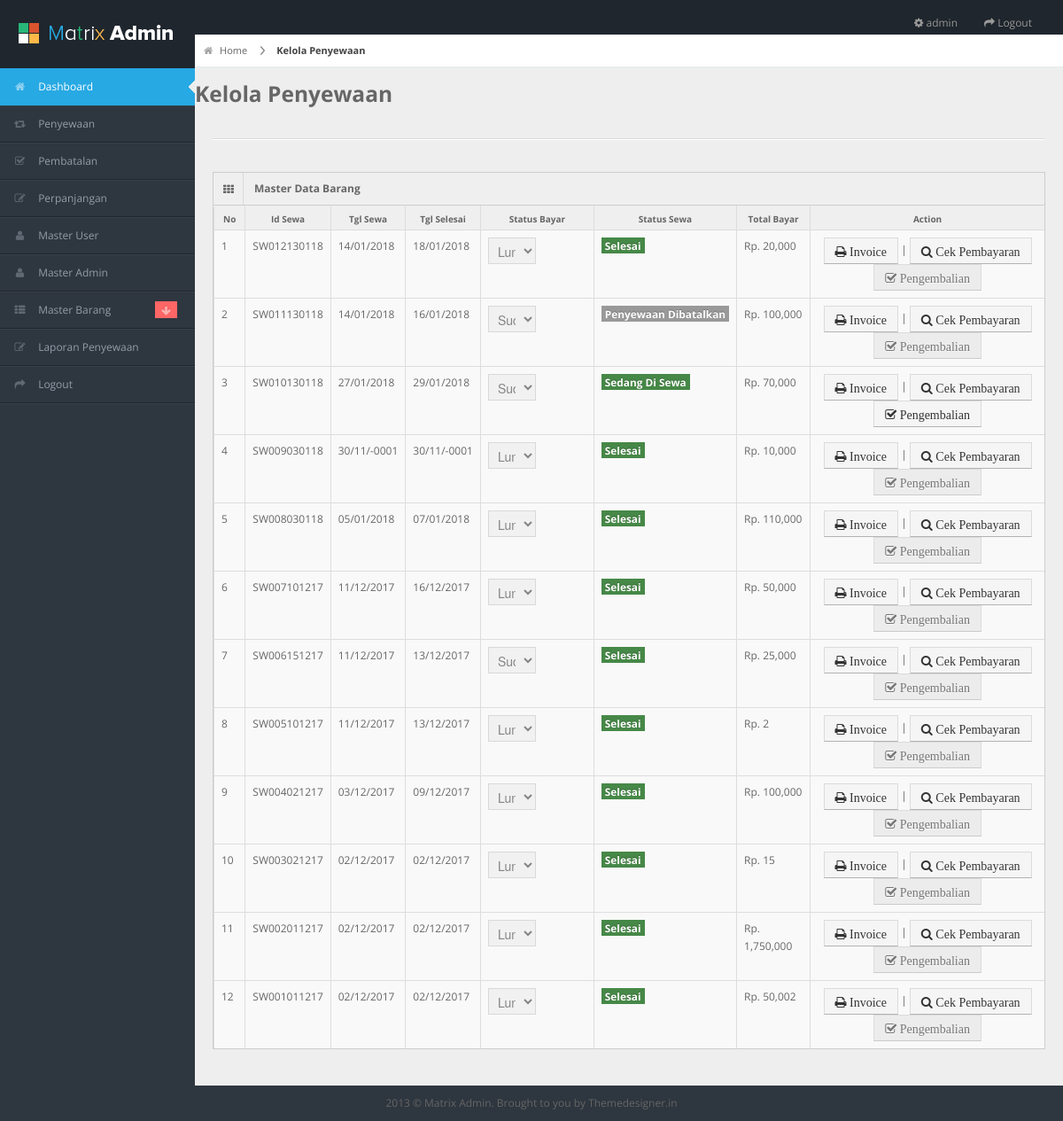
Before: /admin/pages/kelola_penyewaan.php (signed in) with the older database file.
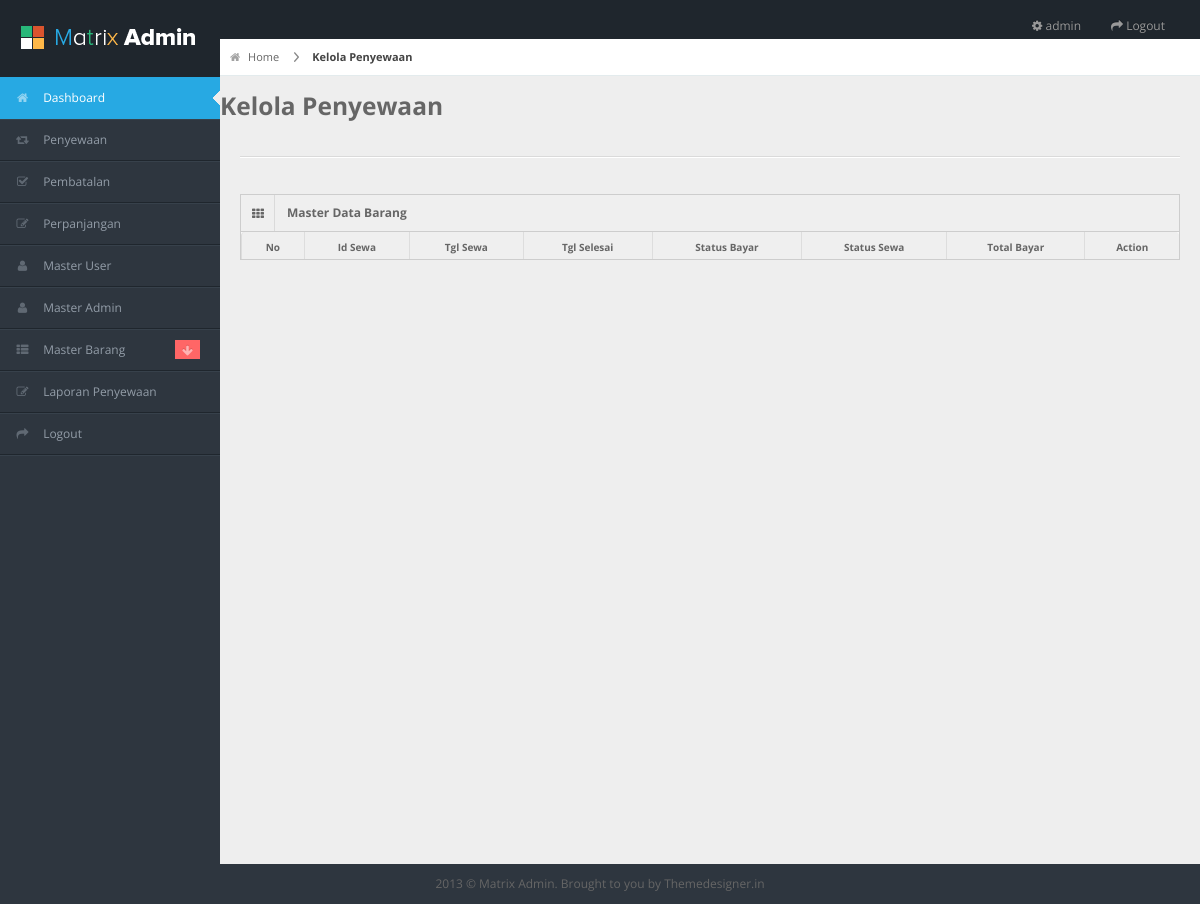
After: the same page with the newer database file.
### tables this page shows
CREATE TABLE IF NOT EXISTS `sewa` (
  `id_sewa` varchar(255) NOT NULL,
  `id_user` int(11) DEFAULT NULL,
  `tgl_sewa` date DEFAULT NULL,
  `tgl_selesai` date DEFAULT NULL,
  `tgl_expired` date DEFAULT NULL,
  `status_bayar` int(11) DEFAULT NULL,
  `status_sewa` int(11) DEFAULT NULL,
  `total_bayar` int(11) DEFAULT NULL,
  `dp` int(11) DEFAULT NULL
);

### admin/pages/kelola_penyewaan.php (the view, shortened to what this page needs)
<?php include 'header.php'; ?>
<?php include 'nav.php'; ?>
<div id="content">
	<div id="content-header">
		<div id="breadcrumb"> <a href="#" title="Go to Home" class="tip-bottom"><i class="icon-home"></i> Home</a> <a href="#" class="current">Kelola Penyewaan</a> </div>
		<h3>Kelola Penyewaan</h3>
	</div>
	<div class="container-fluid">
		<hr>
		<div class="row-fluid">
			<div class="widget-box">
				<div class="widget-title"> <span class="icon"><i class="icon-th"></i></span>
					<h5>Master Data Barang</h5>
				</div>
				<div class="widget-content nopadding">
					<table class="table table-bordered data-table">
						<thead>
							<tr>
								<th>No</th>
								<th>Id Sewa</th>
								<th>Tgl Sewa</th>
								<th>Tgl Selesai</th>
								<th>Status Bayar</th>
								<th>Status Sewa</th>
								<th>Total Bayar</th>
								<th>Action</th>
							</tr>
						</thead>
						<tbody>
							<?php
							$no=1;
							$dis_pengembalian = '';
							$stat = '';
							$sql = mysql_query("SELECT * FROM sewa,m_user WHERE sewa.id_user = m_user.id_user ORDER BY sewa.id_sewa DESC");
							while($row = mysql_fetch_array($sql)){
								if($row['status_sewa']==0){
									$stat = '';
									$dis_pengembalian = 'disabled';
									$status_sewa = '<span class="label label-warning"> Belum Sewa </span>';
								}else if($row['status_sewa']==1){
									$stat = '';
									$dis_pengembalian = 'disabled';
									$status_sewa = '<span class="label label-info"> Menunggu Konfirmasi </span>';
								}else if($row['status_sewa']==2){
									$stat = 'pengembalian.php?id_sewa='.$row['id_sewa'].'';
									$dis_pengembalian = '';
									$status_sewa = '<span class="label label-success"> Sedang Di Sewa </span>';
								}else if($row['status_sewa']==3){
									$stat = '';
									$dis_pengembalian = 'disabled';
									$status_sewa = '<span class="label label-success"> Selesai </span>';
								}else if($row['status_sewa']==4){
									$status_sewa = '<span class="label label-info"> Proses Perpanjang </span>';
								}else if($row['status_sewa']==5){
									$stat = 'pengembalian.php?id_sewa='.$row['id_sewa'].'';
									$status_sewa = '<span class="label label-success"> Penyewaan Di Perpanjang </span>';
								}else if($row['status_sewa']==7){
									$stat = '';
									$dis_pengembalian = 'disabled';
									$status_sewa = '<span class="label label-warning"> Proses Pembatalan </span>';
								}else if($row['status_sewa']==12){
									$stat = '';
									$dis_pengembalian = 'disabled';
									$status_sewa = '<span class="label label-danger"> Penyewaan Dibatalkan </span>';
								}
								?>
								<tr>
									<form action="" method="POST">
										<td><?php echo $no; ?></td>
										<td><?php echo $row['id_sewa']; ?></td>
										<td><?php echo date('d/m/Y',strtotime($row['tgl_sewa'])); ?></td>
										<td><?php echo date('d/m/Y',strtotime($row['tgl_selesai'])); ?></td>
										<td>
											<?php
											if($row['status_bayar']=='0'){
												?>
												<select class="span6" name="status_bayar" class="form-control" onchange="this.form.submit()">
													<option value="1">Menunggu Konfirmasi</option>
													<option value="2">Sudah Dp</option>
													<option value="3">Lunas</option>
												</select>
													<?php }else if($row['status_bayar']=='2'){
														?>
														<select class="span6" name="status_bayar" class="form-control" onchange="this.form.submit()" disabled>
															<option value="2" selected>Sudah Dp</option>
														</select>
														<?php }else if($row['status_bayar']=='3'){
															?>
															<select class="span6" name="status_bayar" class="form-control" onchange="this.form.submit()" disabled>
																<option value="3" selected>Lunas</option>
															</select>
															<?php }?>
														</td>
														<td><?php echo $status_sewa; ?></td>
														<td>Rp. <?php echo number_format($row['total_bayar']); ?></td>
														<td style="text-align: center;">
															<a href="detail_sewa.php?id_sewa=<?php echo $row['id_sewa']; ?>"> <button type="button" name="bayar" class="btn btn-sm btn-default"><i class="icon-print"> Invoice </i></button></a> |
															<a href="cek_bayar.php?id_sewa=<?php echo $row['id_sewa']; ?>"> <button type="button" name="bayar" class="btn btn-sm btn-default"><i class="icon-search"> Cek Pembayaran </i></button></a>
															<a href="<?php echo $stat; ?>"> <button type="button" <?php echo $dis_pengembalian; ?> name="bayar" class="btn btn-sm btn-default"><i class="icon-check"> Pengembalian </i></button></a>
														</td>
													</form>
													<?php
													$no++;
												} ?>
											</tr>
										</tbody>
									</table>
								</div>
							</div>
						</div>
					</div>
				</div>
				<?php include 'footer.php'; ?>

### admin/pages/header.php (shortened to what this page needs)
<?php
	if(!isset($_SESSION['id_admin'])){
		echo "<script> window.alert('Silahkan Login Terlebih Dahulu'); location.replace('../index.php')  </script>";
	}else{
		$sql = mysql_query("SELECT * FROM m_admin WHERE id_admin = '$_SESSION[id_admin]'")or die(mysql_error());
		$admin = mysql_fetch_array($sql);
		$nama_admin = $admin['nama_admin'];
	}
?>
<!DOCTYPE html>
<html lang="en">
<head>
<link rel="stylesheet" href="../css/bootstrap.min.css" />
<link rel="stylesheet" href="../css/bootstrap-responsive.min.css" />
<link rel="stylesheet" href="../css/uniform.css" />
<link rel="stylesheet" href="../css/select2.css" />
<link rel="stylesheet" href="../css/matrix-style.css" />
<link rel="stylesheet" href="../css/matrix-media.css" />
<link href="../font-awesome/css/font-awesome.css" rel="stylesheet" />
</head>
<body>
<div id="header">
  <h1><a href="dashboard.html">Everest Camp</a></h1>
</div>
<div id="search" class="navbar navbar-inverse pull-right">
  <ul class="nav">
    <li class=""><a title="" href="#"><i class="icon icon-cog"></i> <span class="text"><?php echo $nama_admin; ?></span></a></li>
    <li class=""><a title="" href="logout.php"><i class="icon icon-share-alt"></i> <span class="text">Logout</span></a></li>
  </ul>
</div>

### admin/pages/nav.php (shortened to what this page needs)
<div id="sidebar"><a href="#" class="visible-phone"><i class="icon icon-home"></i> Dashboard</a>
  <ul>
    <li class="active"><a href="index.php"><i class="icon icon-home"></i> <span>Dashboard</span></a> </li>
    <li> <a href="kelola_penyewaan.php"><i class="icon icon-retweet"></i> <span>Penyewaan</span></a> </li>
    <li> <a href="kelola_pembatalan.php"><i class="icon icon-check"></i> <span>Pembatalan</span></a> </li>
     <li> <a href="kelola_perpanjangan.php"><i class="icon icon-edit"></i> <span>Perpanjangan</span></a> </li>
    <li> <a href="kelola_user.php"><i class="icon icon-user"></i> <span>Master User</span></a> </li>
    <li> <a href="kelola_admin.php"><i class="icon icon-user"></i> <span>Master Admin</span></a> </li>
    <li class="submenu"> <a href="#"><i class="icon icon-th-list"></i> <span>Master Barang</span>
      <span class="label label-important"><i class="icon-arrow-down"></i></span></a>
    </li>
     <li> <a href="laporan.php"><i class="icon icon-edit"></i> <span>Laporan Penyewaan</span></a> </li>
    <li> <a href="logout.php"><i class="icon icon-share-alt"></i> <span>Logout</span></a> </li>
  </ul>
</div>

### admin/pages/footer.php (shortened to what this page needs)
<div class="row-fluid">
	<div id="footer" class="span12"> 2013 &copy; Matrix Admin. Brought to you by <a href="http://themedesigner.in">Themedesigner.in</a> </div>
</div>
</body>
</html>

### admin/css/matrix-style.css (style rules this page uses)
* { outline:none !important; -moz-outline: none !important; }
html, body { height:100% }
body { overflow-x: hidden; margin-top: -10px; font-family: 'Open Sans', sans-serif; font-size:12px; color:#666; }
a { color:#666; }
select, textarea, input[type="text"], input[type="password"], input[type="datetime"], input[type="datetime-local"], input[type="date"], input[type="month"], input[type="time"], input[type="week"], input[type="number"], input[type="email"], input[type="url"], input[type="search"], input[type="tel"], input[type="color"], .uneditable-input, .label, .dropdown-menu, .btn, .well, .progress, .table-bordered, .btn-group > .btn:first-child, .btn-group > .btn:last-child, .btn-group > .btn:last-child, .btn-group > .dropdown-toggle, .alert { border-radius:0px; }
#footer { padding:10px; text-align:center; }
hr { border-top-color:#dadada; }
.label-important, .badge-important { background:#f74d4d; }
#header { height: 77px; position: relative; width: 100%; z-index: -9; }
#header h1 { background: url("../img/logo.png") no-repeat scroll 0 0 transparent; height: 31px; left: 20px; line-height: 600px; overflow: hidden; position: relative; top: 26px; width: 191px; }
#header h1 a { display: block; }
#search { position: absolute; z-index: 25; top: 6px; right:10px; }
#user-nav > ul > li > a > i, #sidebar li a i { opacity: .5; margin-top: 2px; }
#sidebar { display: block; float: left; position: relative; width: 220px; z-index: 16; }
#sidebar > ul { list-style: none; margin: 0px 0 0; padding: 0; position: absolute; width: 220px; }
#sidebar > ul > li { display: block; position: relative; }
#sidebar > ul > li > a { padding: 10px 0 10px 15px; display: block; color: #939da8; }
#sidebar > ul > li > a > i { margin-right: 10px; }
#sidebar > ul > li.active > a { background: url("../img/menu-active.png") no-repeat scroll right center transparent !important; text-decoration:none; }
#sidebar > ul > li > a > .label { margin: 0 20px 0 0; float: right; padding: 3px 5px 2px; }
#content { background: none repeat scroll 0 0 #eeeeee; margin-left: 220px; margin-right: 0; padding-bottom: 25px; position: relative; min-height:100%; width: auto; }
#content-header { position: abslute; width: 100%; margin-top: -38px; z-index: 20; }
#breadcrumb { background-color: #fff; border-bottom: 1px solid #e3ebed; }
#breadcrumb a { padding: 8px 20px 8px 10px; display: inline-block; background-image: url('../img/breadcrumb.png'); background-position: center right; background-repeat: no-repeat; font-size: 11px; color: #666666; }
#breadcrumb a:last-child { background-image:none; }
#breadcrumb a.current { font-weight: bold; color: #444444; }
#breadcrumb a i { margin-right: 5px; opacity: .6; }
.stat-boxes .peity_bar_good, .stat-boxes .peity_line_good, { color: #459D1C; }
.widget-box { background: none repeat scroll 0 0 #F9F9F9; border-left: 1px solid #CDCDCD; border-top: 1px solid #CDCDCD; border-right: 1px solid #CDCDCD; clear: both; margin-top: 16px; margin-bottom: 16px; position: relative; }
.widget-title, .modal-header, .table th, div.dataTables_wrapper .ui-widget-header { background:#efefef; border-bottom: 1px solid #CDCDCD; height: 36px; }
.widget-title span.icon { padding: 9px 10px 7px 11px; float: left; border-right:1px solid #dadada; }
.widget-title h5 { color: #666; float: left; font-size: 12px; font-weight: bold; padding: 12px; line-height: 12px; margin: 0; }
.widget-content { padding:15px; border-bottom: 1px solid #cdcdcd; }
.table th { height: auto; font-size: 10px; padding: 5px 10px 2px; border-bottom: 0; text-align: center; color: #666666; }
.nopadding { padding: 0 !important; }
.nopadding .table { margin-bottom: 0; }
.nopadding .table-bordered { border: 0; }
.btn, textarea, input[type="text"], input[type="password"], input[type="datetime"], input[type="datetime-local"], input[type="date"], input[type="month"], input[type="time"], input[type="week"], input[type="number"], input[type="email"], input[type="url"], input[type="search"], input[type="tel"], input[type="color"], .uneditable-input { box-shadow:none; }
.progress, .progress-success .bar, .progress .bar-success, .progress-warning .bar, .progress .bar-warning, .progress-danger .bar, .progress .bar-danger, .progress-info .bar, .progress .bar-info, .btn, .btn-primary { background-image:none; }
form { margin-bottom: 0; }

Changed rows visible on the page:
removed sewa: id_sewa "SW012130118", tgl_sewa "14/01/2018", tgl_selesai "18/01/2018", status_sewa "Selesai", total_bayar "20,000"
removed sewa: id_sewa "SW011130118", tgl_sewa "14/01/2018", tgl_selesai "16/01/2018", status_sewa "Penyewaan Dibatalkan", total_bayar "100,000"
removed sewa: id_sewa "SW010130118", tgl_sewa "27/01/2018", tgl_selesai "29/01/2018", status_sewa "Sedang Di Sewa", total_bayar "70,000"
removed sewa: id_sewa "SW009030118", tgl_sewa "30/11/-0001", tgl_selesai "30/11/-0001", status_sewa "Selesai", total_bayar "10,000"
removed sewa: id_sewa "SW008030118", tgl_sewa "05/01/2018", tgl_selesai "07/01/2018", status_sewa "Selesai", total_bayar "110,000"
removed sewa: id_sewa "SW007101217", tgl_sewa "11/12/2017", tgl_selesai "16/12/2017", status_sewa "Selesai", total_bayar "50,000"
removed sewa: id_sewa "SW006151217", tgl_sewa "11/12/2017", tgl_selesai "13/12/2017", status_sewa "Selesai", total_bayar "25,000"
removed sewa: id_sewa "SW005101217", tgl_sewa "11/12/2017", tgl_selesai "13/12/2017", status_sewa "Selesai", total_bayar "2"
removed sewa: id_sewa "SW004021217", tgl_sewa "03/12/2017", tgl_selesai "09/12/2017", status_sewa "Selesai", total_bayar "100,000"
removed sewa: id_sewa "SW003021217", tgl_sewa "02/12/2017", tgl_selesai "02/12/2017", status_sewa "Selesai", total_bayar "15"
removed sewa: id_sewa "SW002011217", tgl_sewa "02/12/2017", tgl_selesai "02/12/2017", status_sewa "Selesai", total_bayar "1,750,000"
removed sewa: id_sewa "SW001011217", tgl_sewa "02/12/2017", tgl_selesai "02/12/2017", status_sewa "Selesai", total_bayar "50,002"
